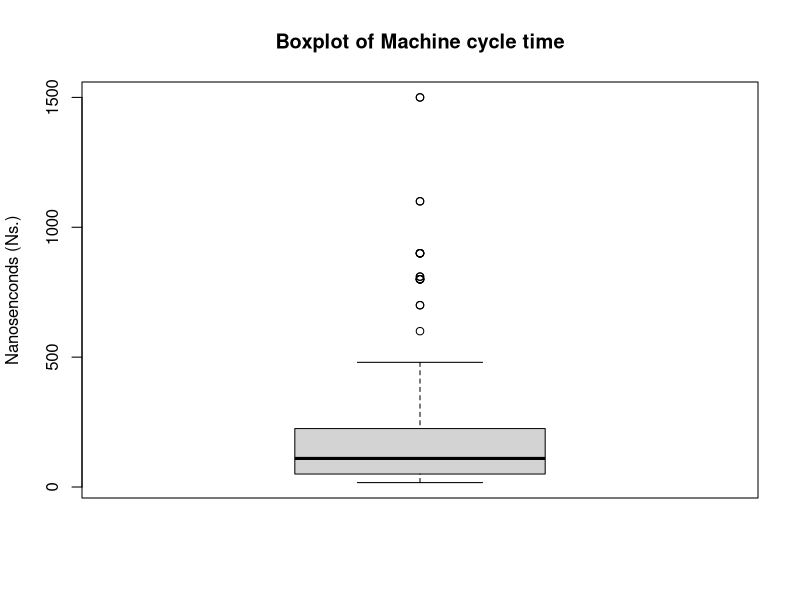
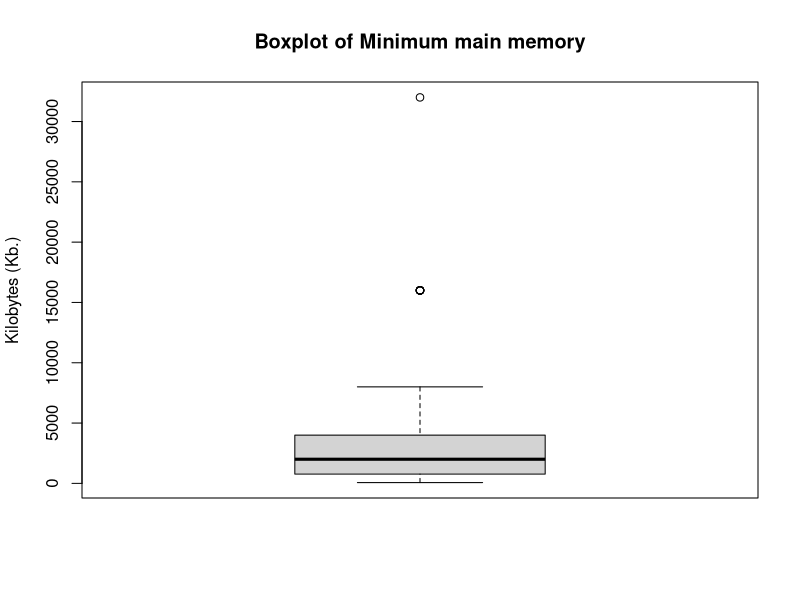
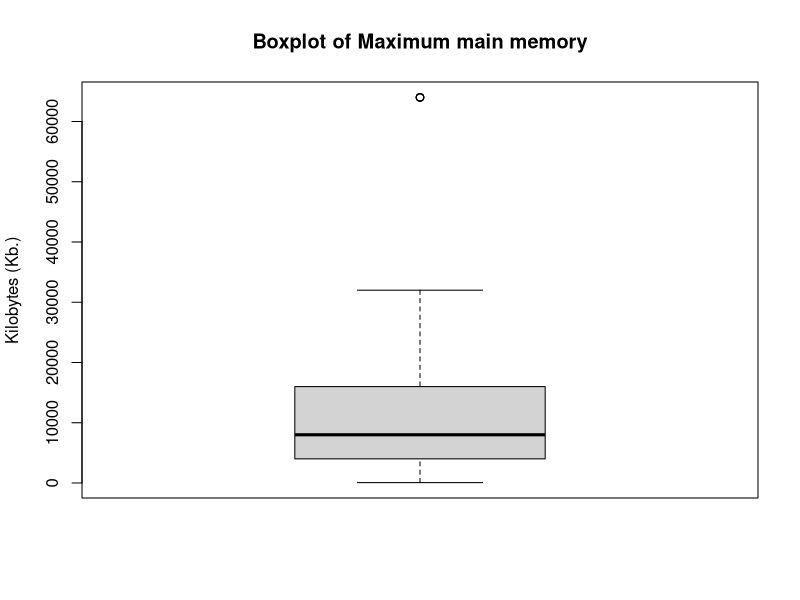
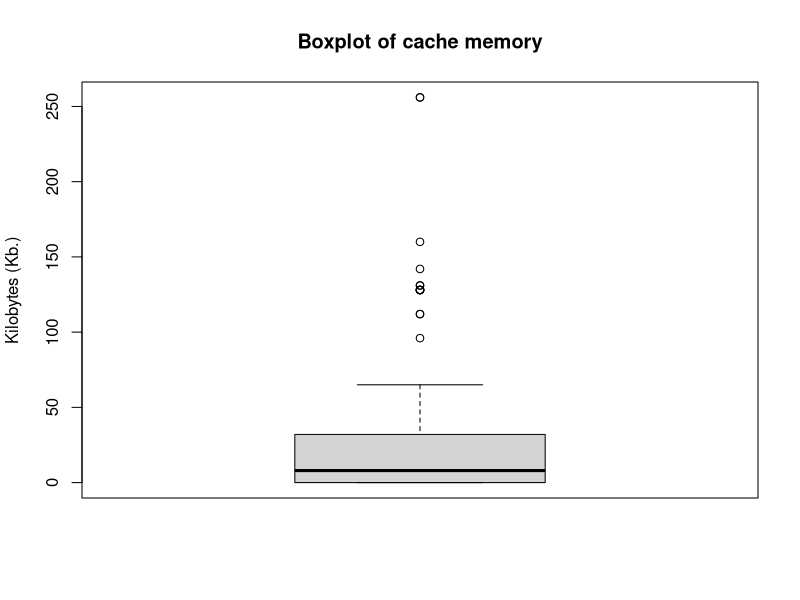
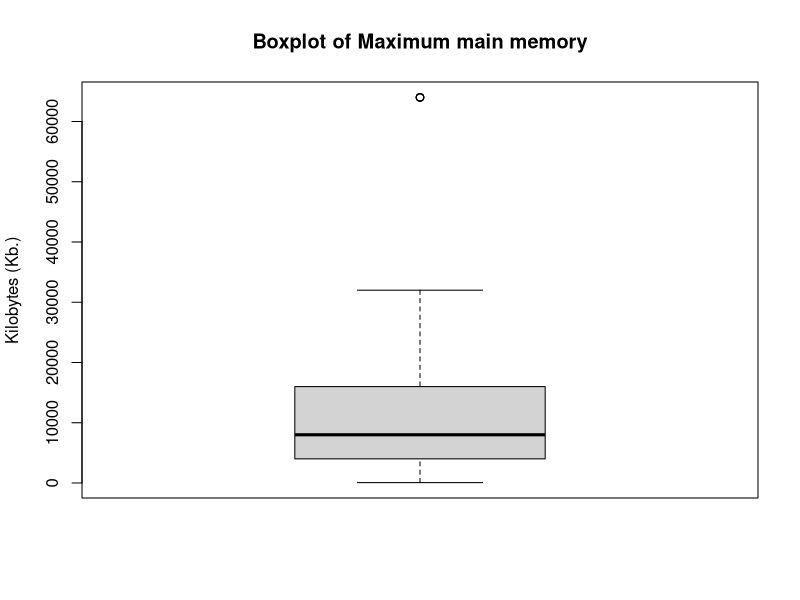
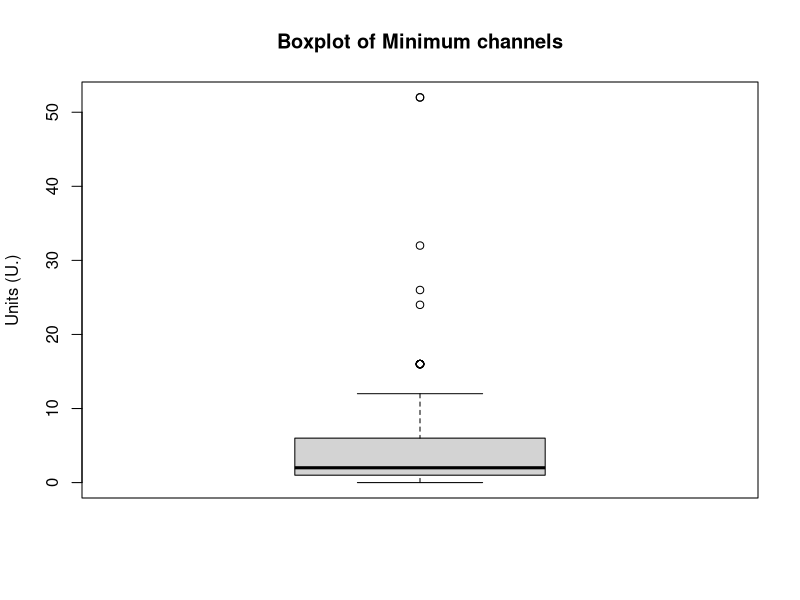
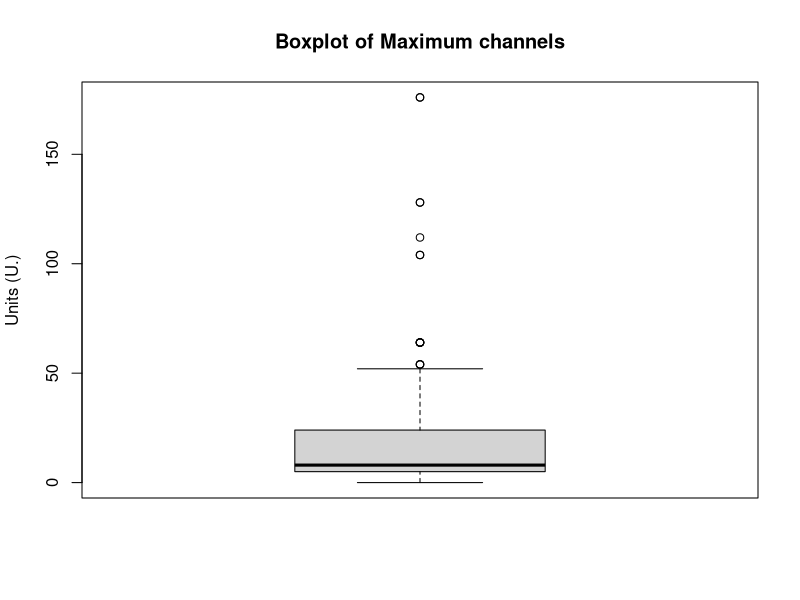
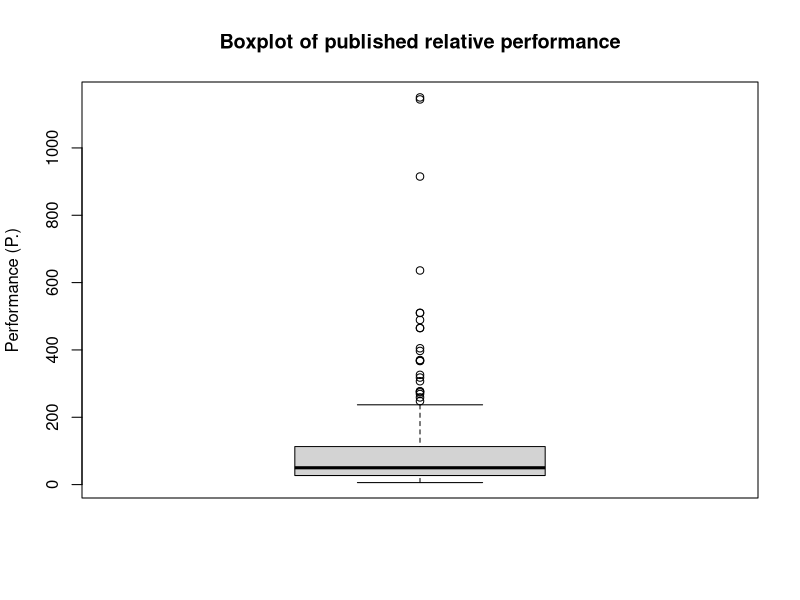

Recreate these plots in R, in order.
## ---- chunk 1
knitr::opts_chunk$set(echo = FALSE)
## ---- chunk 2
cpuData <- read.csv("machine.csv")
## ---- chunk 3
summary(cpuData)
## ---- chunk 4
quantile(cpuData$MYCT)
boxplot(cpuData$MYCT,
        main = "Boxplot of Machine cycle time",
        ylab = "Nanosenconds (Ns.)") 

## ---- chunk 5
quantile(cpuData$MMIN)
boxplot(cpuData$MMIN,
        main = "Boxplot of Minimum main memory",
        ylab = "Kilobytes (Kb.)")
## ---- chunk 6
quantile(cpuData$MMAX)
boxplot(cpuData$MMAX,
        main = "Boxplot of Maximum main memory",
        ylab = "Kilobytes (Kb.)") 
## ---- chunk 7
quantile(cpuData$CACH)
boxplot(cpuData$CACH,
        main = "Boxplot of cache memory",
        ylab = "Kilobytes (Kb.)") 
## ---- chunk 8
quantile(cpuData$MMAX)
boxplot(cpuData$MMAX,
        main = "Boxplot of Maximum main memory",
        ylab = "Kilobytes (Kb.)")
## ---- chunk 9
quantile(cpuData$CHMIN)
boxplot(cpuData$CHMIN,
        main = "Boxplot of Minimum channels",
        ylab = "Units (U.)")
## ---- chunk 10
quantile(cpuData$CHMAX)
boxplot(cpuData$CHMAX,
        main = "Boxplot of Maximum channels",
        ylab = "Units (U.)")
## ---- chunk 11
quantile(cpuData$PRP)
boxplot(cpuData$PRP,
        main = "Boxplot of published relative performance",
        ylab = "Performance (P.)") 
## ---- chunk 12
quantile(cpuData$ERP)
boxplot(cpuData$ERP,
        main = "Boxplot of estimated relative performance from original article",
        ylab = "Performance (P.)") 
## ---- chunk 13

hist(cpuData$MMAX, xlab = 'Max memory in kb',main = 'Histogram of max memory in kb', border = 'black',col = 'orange' )
hist(cpuData$MMIN, xlab = 'Min memory in kb',main = 'Histogram of min memory in kb', border = 'black',col = 'orange' )
## ---- chunk 14
hist(cpuData$CHMAX, xlab = 'Cache in kb',main = 'Histogram of Cache in kb', border = 'black',col = 'red' )

## ---- chunk 15
hist(cpuData$MYCT, xlab = 'Machine Cycle in kb/nanoseconds',main = 'Histogram of Machine Cycle', border = 'black',col = 'green' )
## ---- chunk 16
hist(cpuData$PRP, xlab = 'Publicated performance in kb/nanoseconds',main = 'Histogram of Publicated performance', border = 'black',col = 'blue' )
hist(cpuData$ERP, xlab = 'Estimated performance in kb/nanoseconds',main = 'Histogram of Public performance', border = 'black',col = 'blue' )
